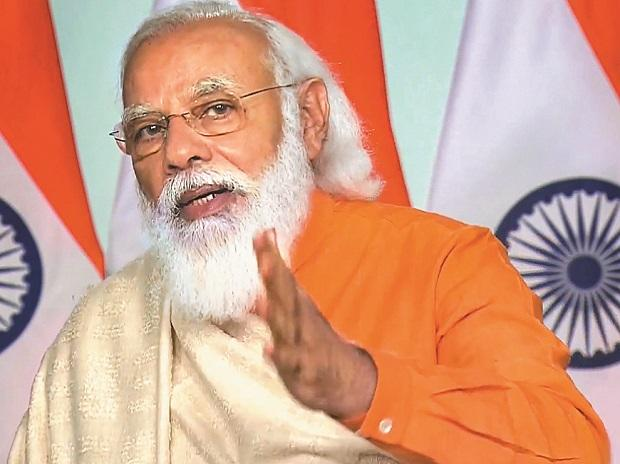
#> input picture student_images/181149.jpg, 620 x 464 px; its folder holds 2 pictures in this run
$ python trainner.py
#> lines starting #> are read from the running program, lines starting #| are printed output that depends on the picture
#!/usr/bin/env python
import cv2,os
import numpy as np
from PIL import Image

recognizer = cv2.face.LBPHFaceRecognizer_create();
detector= cv2.CascadeClassifier("haarcascade_frontalface_default.xml");

def getImagesAndLabels(path):
    #get the path of all the files in the folder
#> called with path = 'student_images'
    imagePaths=[os.path.join(path,f) for f in os.listdir(path)]
    #create empth face list
    faceSamples=[]
    #create empty ID list
    Ids=[]
    #now looping through all the image paths and loading the Ids and the images
    for imagePath in imagePaths:
        #loading the image and converting it to gray scale
        pilImage=Image.open(imagePath).convert('L')
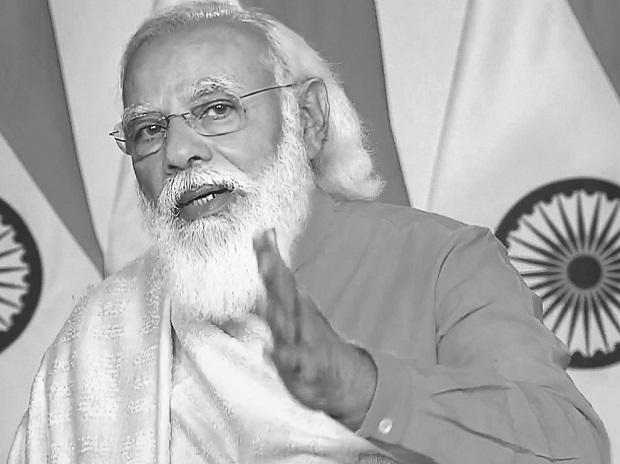
#> pilImage: PIL image 620x464 L; min 2, max 254, mean 173.8
        #Now we are converting the PIL image into numpy array
        imageNp=np.array(pilImage,'uint8')
        #getting the Id from the image
        Id=((os.path.split(imagePath)[-1].split('.')[0]))
        # extract the face from the training image sample
        faces=detector.detectMultiScale(imageNp)
#> faces = [[73, 377, 54, 54]]
        #If a face is there then append that in the list as well as Id of it
        for (x,y,w,h) in faces:
            faceSamples.append(imageNp[y:y+h,x:x+w])
            Ids.append(Id)
#> this loop made 1 pass
#> after the loop, Ids = ['181149']; faceSamples = 1 item
#> pass 2 of the loop in getImagesAndLabels, `for imagePath in imagePaths:`:
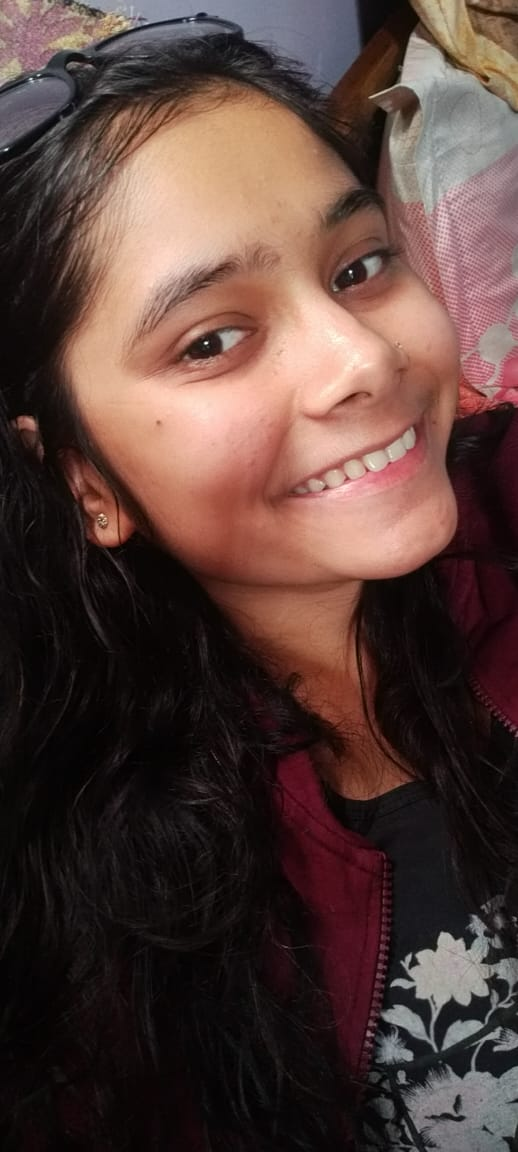
#> input picture student_images/181179.jpeg, 518 x 1152 px
#> in getImagesAndLabels, `pilImage=Image.open(imagePath).convert('L')`:
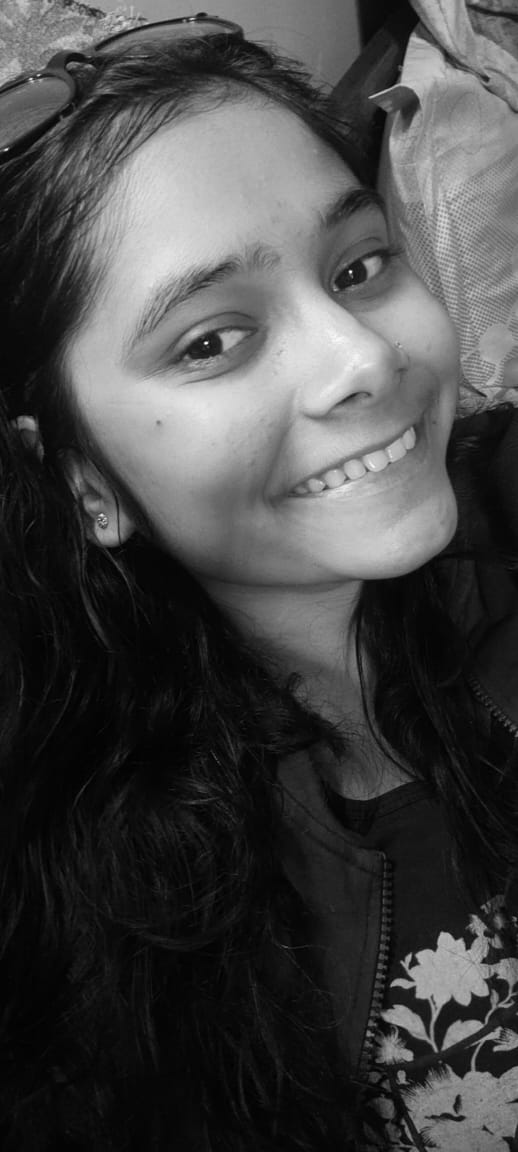
#> pilImage: PIL image 518x1152 L; min 0, max 254, mean 69.7
#> in getImagesAndLabels, `faces=detector.detectMultiScale(imageNp)`: faces = [[445, 286, 48, 48]]
#> the loop in getImagesAndLabels, `for (x,y,w,h) in faces:` made 1 pass
#> after the loop in getImagesAndLabels, `for (x,y,w,h) in faces:`: Ids = ['181149', '181179']; faceSamples = 2 items
    return faceSamples,Ids


faces,Ids = getImagesAndLabels('student_images')
#> faces = 2 items; Ids = ['181149', '181179']
try:
    for i in range(0,len(Ids)):
        Ids[i]=int(Ids[i])
#> this loop made 2 passes
#> after the loop, Ids = [181149, 181179]
    recognizer.train(faces, np.array(Ids))
    print("database updated")
except:
    print("Save student's image as its student_id in numerics only")

recognizer.save('trainner/trainner.yml')
